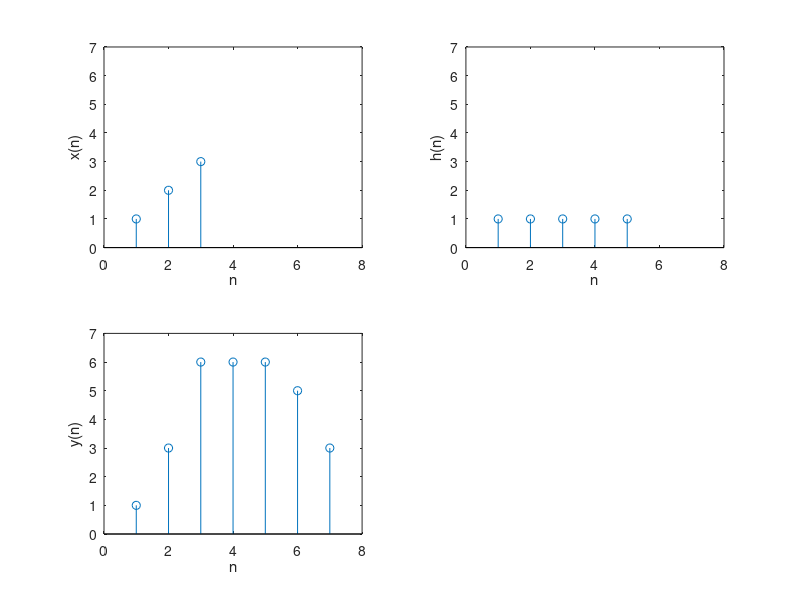

Source code (MATLAB):
clear all;
x=[1,2,3];
h=[1,1,1,1,1];
y=conv(x,h);

n1=1:length(x);
n2=1:length(h);
n3=1:length(y);

subplot(2,2,1);
stem(n1,x)
axis( [0 8 0 7]);
xlabel( 'n');
ylabel('x(n)');

subplot(2,2,2);
stem(n2,h)
axis( [0 8 0 7]);
xlabel( 'n');
ylabel('h(n)');

subplot(2,2,3);
stem(n3,y)
axis( [0 8 0 7]);
xlabel( 'n');
ylabel('y(n)');
